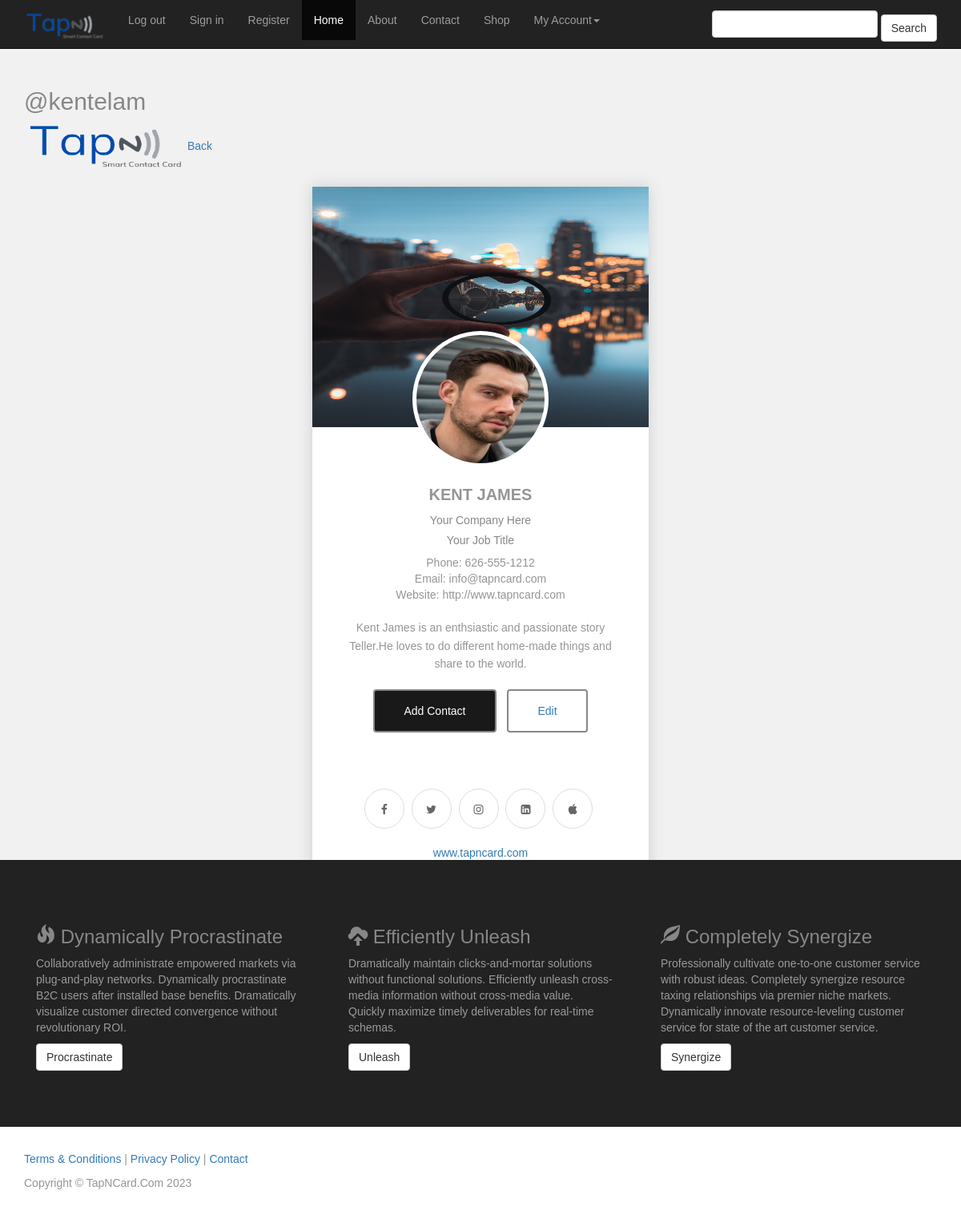
The app's page /profile/1 with its own data.
### main/models.py (models this page shows, shortened)
class Post(models.Model):
    user = models.OneToOneField(User, on_delete=models.CASCADE)
    username = models.CharField(max_length=50, blank=True, default='@')
    card_number = models.CharField(max_length=50, blank=True, default=14)
    background_banner = models.ImageField(null=True, blank=True, upload_to='images/profile')
    background_color = models.CharField(max_length=20, blank=True, null=True)
    profile_picture = models.ImageField(null=True, blank=True, upload_to='images/profile',)
    full_name = models.CharField(max_length=100, blank=False)
    business = models.CharField(max_length=100, blank=False)
    phone_number = models.CharField(max_length=20, blank=True)
    email_address = models.EmailField(max_length=100, blank=True)
    website = models.URLField(blank=True)
    job_title = models.CharField(max_length=100, blank=True)
    facebook = models.URLField(blank=True)
    instagram = models.URLField(blank=True)
    tiktok = models.URLField(blank=True)
    twitter = models.URLField(blank=True)
    linkedin = models.URLField(blank=True)
    paypal = models.URLField(blank=True)
    cashapp = models.URLField(blank=True)
    snap = models.URLField(blank=True)
    discord = models.URLField(blank=True)
    twitch = models.URLField(blank=True)
    spotify = models.URLField(blank=True)
    apple_music = models.URLField(blank=True)
    sound_cloud = models.URLField(blank=True)

### main/views.py (the view)
# urls.py: path('profile/<int:pk>', ProfileView.as_view(), name='profile'),
class ProfileView(DetailView):
    model = Post
    template_name = 'profile.html'

### main/templates/profile.html
{% extends 'base.html'  %}
{% block content %}
 <br><br>
<div class="container">
    <h2>{{ post.username}}</h2>
    <img src="../static/images/TapN_Logo-removebg-preview.png" style="height: 60px; width: 200px;">
    <a href="{% url 'home' %}"><span>Back</span></a>
</div>
<div class="container">
<div class="wrapper">
      <div class="profile-card">
          <div class="background_banner">
              <img src="{{post.background_banner.url}}" alt="" style="height: 300px; width: 420px;">
          </div>
          <div class="profile-body">
                <div class="author-img">
                    <img src="{{post.profile_picture.url}}" alt="">
                </div>
                <div class="name">{{post.full_name}}</div>
                    <h5>{{post.business}}</h5>
                    <h5>{{post.job_title}}</h5>
                    <span>Phone: {{post.phone_number}}</span><br>
                    <span>Email: {{post.email_address}}</span><br>
                    <span>Website: {{post.website}}</span><br>
                <div class="intro">
                   <p>{{post.full_name}} is an enthsiastic and passionate story
                       Teller.He loves to do different
                        home-made things and share to the world.</p>
                   <button class="msg-btn">Add Contact</button>
                   <button class="follow-btn"><a href="{% url 'edit' post.pk %}">Edit</a></button>
                </div>
                <div class="social-icon">
                  <ul>
                      <li>
                          <a href="#">
                              <i class="fa fa-facebook-f"></i>
                          </a>
                      </li>
                      <li>
                          <a href="#">
                              <i class="fa fa-twitter"></i>
                          </a>
                      </li>
                      <li>
                          <a href="#">
                              <i class="fa fa-instagram"></i>
                          </a>
                      </li>
                      <li>
                          <a href="#">
                              <i class="fa fa-linkedin-square"></i>
                          </a>
                      </li>
                      <li>
                          <a href="#">
                              <i class="fa fa-apple"></i>
                          </a>
                      </li>
                  </ul>
                  <br>
                  <a href="">www.tapncard.com</a>
                  <br>
              </div>
          </div>
      </div>
  </div>
</div>
  <br><br>
   {% endblock  %}

### main/static/css/custom.css (style rules this page uses)
body { padding-top: 50px; color: #959595; }
h1, h2, h3, h4, h5, h6 { color: #878787; }

### main/static/css/style.css (style rules this page uses)
:root { --light:#f1f1f1; --white:#fff; --dark:#000; --purple:#5e496a; }
body { font-family: 'Montserrat', sans-serif; background-color: var(--light); }
img { width: 100%; height: auto; }
.wrapper { width: 100%; height: 100vh; }
.profile-card { width: 420px; height: auto; text-align: center; margin: 20px auto; box-shadow: 0px 0px 18px #ccc; }
.profile-card .background_banner { height: 180px; border-radius: 20px; }
.profile-card .profile-body { background-color: var(--white); padding: 20px 40px 40px 40px; }
.profile-card .profile-body .author-img { margin-top: -20px; margin-bottom: 20px; }
.profile-card .profile-body .author-img img { width: 170px; height: 170px; border-radius: 50%; padding: 5px; background-color: var(--white); }
.profile-card .profile-body .name { font-size: 20px; font-weight: 600; text-transform: uppercase; }
.profile-card .profile-body .intro { font-size: 14px; font-weight: 400; line-height: 1.6; margin: 20px 0px 30px 0px; }
.social-icon ul { list-style-type: none; }
.social-icon ul li { display: inline-block; }
.social-icon ul li a { margin-right: 5px; width: 50px; height: 50px; border:1px solid #ddd; display: block; border-radius: 50%; transition: all 0.5s ease-out; }
.social-icon ul { margin:0; padding:0; }
.social-icon ul li a i { line-height: 50px; color:#666; }
button { margin: 10px 0 40px 0; }
.msg-btn, .follow-btn { background: #1a1919; border: 2px solid #878787; padding: 14px 36px; color: white; border-radius: 4px; font-family: Montserrat, sans-serif; cursor: pointer; }
.follow-btn { margin-left: 10px; background: transparent; color: white; }

### records on screen
Post: username "@kentelam", background_banner (picture), profile_picture (picture), full_name "KENT JAMES", business "Your Company Here", job_title "Your Job Title", phone_number "626-555-1212", email_address "info@tapncard.com", website "http://www.tapncard.com", full_name "Kent James"
